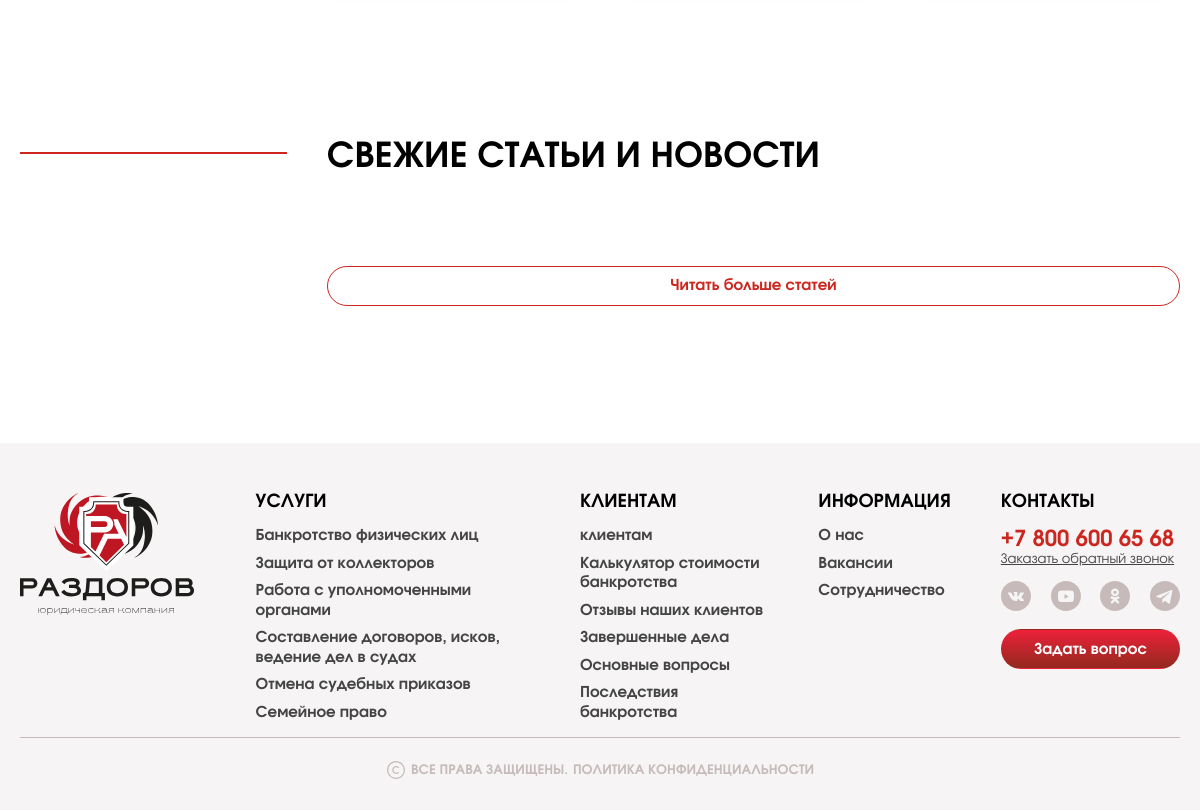
The app's page / (lower part), older data.
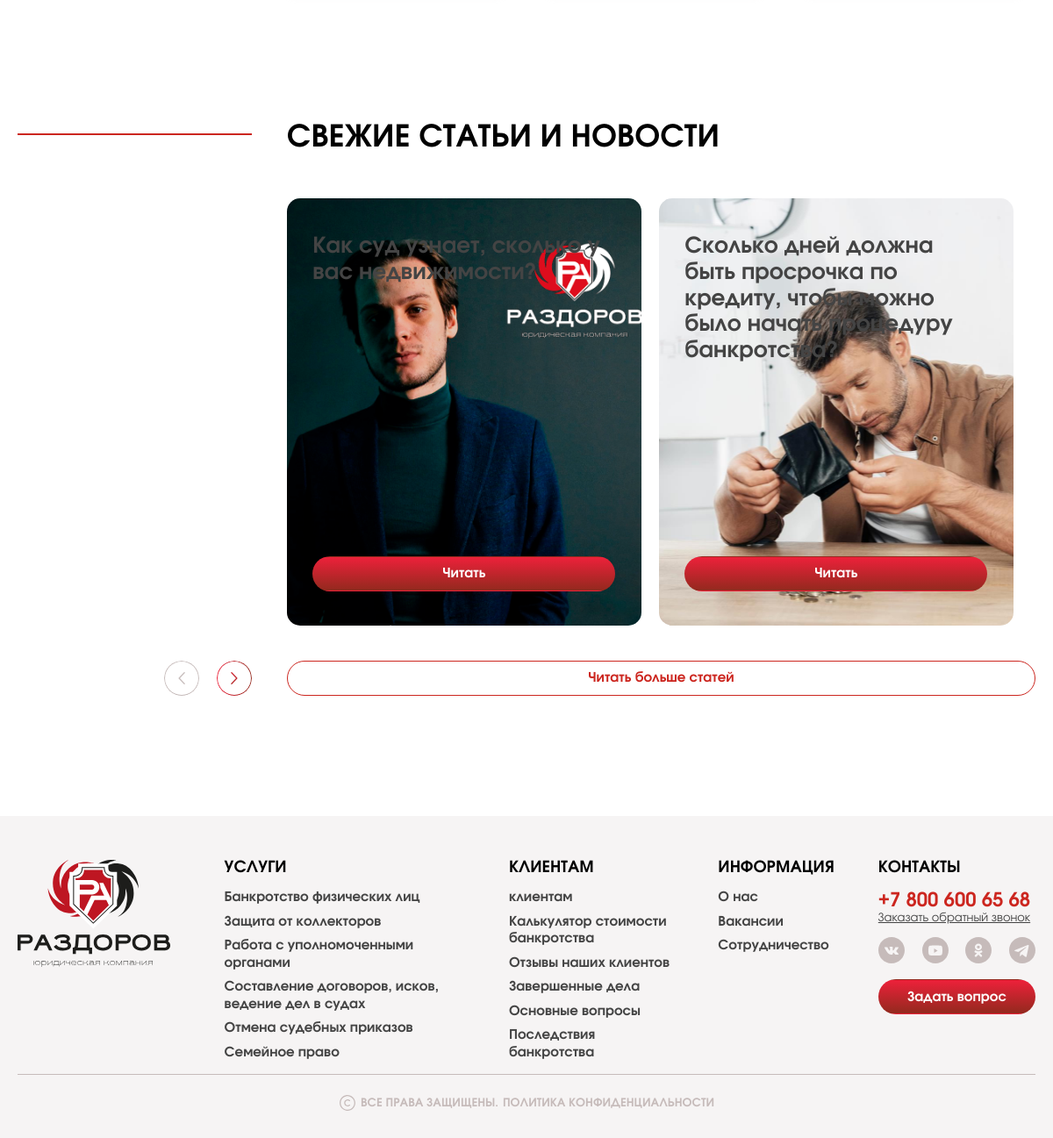
The same page, newer data.
### sitePages/models.py (models this page shows, shortened)
class Article(models.Model):
    title = models.CharField(max_length=350, null=False, verbose_name='Название статьи')
    content = RichTextField(verbose_name='Контент статьи')
    slug = models.SlugField(null=False, unique=True)
    image = models.ImageField(upload_to='images', verbose_name='Картинка в статье')
    class Meta:
        verbose_name = 'Статью'
        verbose_name_plural = 'Статьи'

### sitePages/views.py (the view)
# urls.py: path('', IndexPage.as_view(), name='index'),
class IndexPage(View):
    template_name = 'pages/index.html'
    context = {
        'namePage':'Главная страница'
    }
    def get(self, request):
        return render(request, self.template_name, context=self.context)

### sitePages/templatetags/castomTags.py (called while the page is built)
@register.simple_tag()
def getAllArcticles():
    return Article.objects.all()[:4]

### sitePages/templates/pages/index.html (shortened to what this page needs)
{% extends 'base.html' %}
{% load static %}
{% block content %}
<main class="page">
			<section class="services section-bottom">
			</section>
			<section class="blog-main section-bottom">
				<div class="blog-main__container">
					<div class="content-block _slider">
						<div class="content-block__left">
							<div class="content-block__line"></div>
							<div class="swiper-controls">
								<button type="button" class="blog-main-btn-prev swiper-button swiper-button-prev _icon-dropdown">
								</button>
								<button type="button" class="blog-main-btn-next swiper-button swiper-button-next _icon-dropdown">
								</button>
							</div>
						</div>
						<div class="content-block__info">
							<h2 class="content-block__title title">Свежие статьи и новости</h2>
							<div class="blog-main__body swiper">
								<div class="blog-main__wrapper swiper-wrapper">
									{% for article in allArticles %}
									<div class="blog-main__slide swiper-slide">
										{% if article.image %}
													<div class="blog-item" style="background-image: url(media/{{ article.image }})">
												{% else %}
													<div class="blog-item" style="background-image: url(/static/img/blog/02.jpg)">
												{% endif %}
											<div class="blog-item__title title title_h3">
												{{ article.title }}
											</div>
											<div class="blog-item__overlay">
												<a href="{% url 'article' article.slug %}" class="blog-item__btn button">Читать</a>
											</div>
										</div>
									</div>
									{% endfor %}
								</div>
							</div>
							<div class="blog-main__action">
								<a href="{% url 'articles' %}" class="blog-main__btn button button_outline">Читать больше статей</a>
							</div>
						</div>
					</div>
				</div>
			</section>
		</main>
{% endblock %}

Row changes from the older to the newer data that the page shows:
added Article: image (picture), title "Как суд узнает, сколько у вас недвижимости?"
added Article: title "Сколько дней должна быть просрочка по кредиту, чтобы можно было начать процедуру банкротства?"
